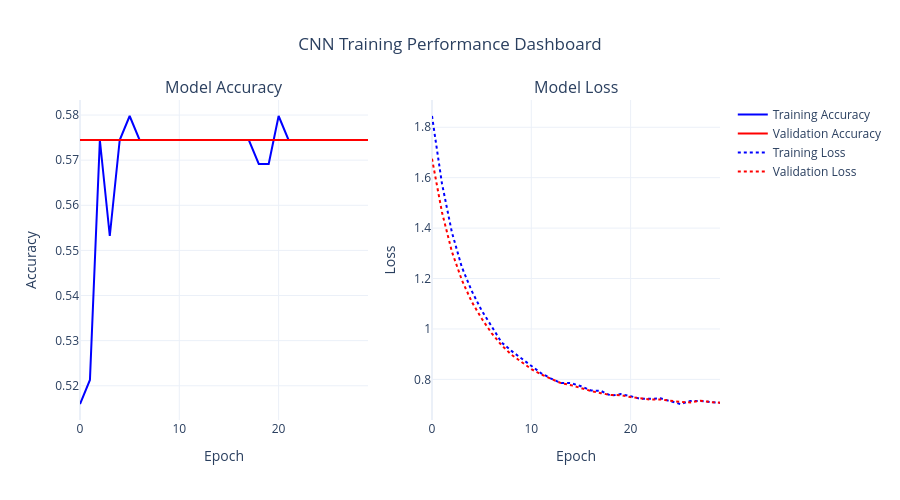

The notebook cell saved with this chart:
### Code cell
import matplotlib.pyplot as plt
from tensorflow.keras.callbacks import EarlyStopping, ModelCheckpoint
import plotly.graph_objects as go
from plotly.subplots import make_subplots


print("--- Initializing Training Protocol ---")

# 1. Define the Callbacks (The Safety Nets)
early_stop = EarlyStopping(
    monitor='val_loss', 
    patience=5, # Wait 5 epochs without improvement before stopping
    restore_best_weights=True,
    verbose=1
)

checkpoint = ModelCheckpoint(
    filepath="best_alzheimer_cnn.keras",
    monitor="val_accuracy",
    save_best_only=True,
    verbose=1
)

# 2. Execute the Training Loop
EPOCHS = 30 # Maximum number of rounds

print(f"Commencing training for up to {EPOCHS} Epochs...")

history = model.fit(
    train_generator,
    epochs=EPOCHS,
    validation_data=val_generator,
    callbacks=[early_stop, checkpoint]
)

print("\n--- Training Complete ---")

print("Generating Interactive Plotly Dashboard...")

# 1. Create a 1x2 subplot layout
fig = make_subplots(
    rows=1, cols=2, 
    subplot_titles=('Model Accuracy', 'Model Loss')
)

# 2. Add Accuracy Traces (Left Graph)
fig.add_trace(
    go.Scatter(
        y=history.history['accuracy'], 
        mode='lines', 
        name='Training Accuracy', 
        line=dict(color='blue')
    ),
    row=1, col=1
)
fig.add_trace(
    go.Scatter(
        y=history.history['val_accuracy'], 
        mode='lines', 
        name='Validation Accuracy', 
        line=dict(color='red')
    ),
    row=1, col=1
)

# 3. Add Loss Traces (Right Graph)
fig.add_trace(
    go.Scatter(
        y=history.history['loss'], 
        mode='lines', 
        name='Training Loss', 
        line=dict(color='blue', dash='dot') # Dashed line for distinction
    ),
    row=1, col=2
)
fig.add_trace(
    go.Scatter(
        y=history.history['val_loss'], 
        mode='lines', 
        name='Validation Loss', 
        line=dict(color='red', dash='dot')
    ),
    row=1, col=2
)

# 4. Professional Layout Formatting
fig.update_layout(
    title_text='CNN Training Performance Dashboard',
    title_x=0.5, # Center the title
    template='plotly_white',
    hovermode='x unified', # Shows all data points for an epoch on hover
    showlegend=True,
    height=500
)

# Set axes titles
fig.update_xaxes(title_text='Epoch', row=1, col=1)
fig.update_xaxes(title_text='Epoch', row=1, col=2)
fig.update_yaxes(title_text='Accuracy', row=1, col=1)
fig.update_yaxes(title_text='Loss', row=1, col=2)

# 5. Render the interactive plot
fig.show()

### Figure 1 — Plotly figure (JSON) as saved in the notebook; plotly's stock layout.template omitted (floating-point values rounded to 4 significant figures)
{"data": [{"line": {"color": "blue"}, "mode": "lines", "name": "Training Accuracy", "type": "scatter", "xaxis": "x", "y": [0.516, 0.5213, 0.5745, 0.5532, 0.5745, 0.5798, 0.5745, 0.5745, 0.5745, 0.5745, 0.5745, 0.5745, 0.5745, 0.5745, 0.5745, 0.5745, 0.5745, 0.5745, 0.5691, 0.5691, 0.5798, 0.5745, 0.5745, 0.5745, 0.5745, 0.5745, 0.5745, 0.5745, 0.5745, 0.5745], "yaxis": "y"}, {"line": {"color": "red"}, "mode": "lines", "name": "Validation Accuracy", "type": "scatter", "xaxis": "x", "y": [0.5745, 0.5745, 0.5745, 0.5745, 0.5745, 0.5745, 0.5745, 0.5745, 0.5745, 0.5745, 0.5745, 0.5745, 0.5745, 0.5745, 0.5745, 0.5745, 0.5745, 0.5745, 0.5745, 0.5745, 0.5745, 0.5745, 0.5745, 0.5745, 0.5745, 0.5745, 0.5745, 0.5745, 0.5745, 0.5745], "yaxis": "y"}, {"line": {"color": "blue", "dash": "dot"}, "mode": "lines", "name": "Training Loss", "type": "scatter", "xaxis": "x2", "y": [1.845, 1.578, 1.384, 1.246, 1.151, 1.073, 1.011, 0.947, 0.9129, 0.883, 0.852, 0.824, 0.8031, 0.7855, 0.7853, 0.7726, 0.7561, 0.7545, 0.7354, 0.7415, 0.7335, 0.7226, 0.723, 0.7246, 0.7135, 0.7023, 0.7143, 0.7149, 0.7103, 0.7069], "yaxis": "y2"}, {"line": {"color": "red", "dash": "dot"}, "mode": "lines", "name": "Validation Loss", "type": "scatter", "xaxis": "x2", "y": [1.675, 1.464, 1.307, 1.194, 1.108, 1.041, 0.9833, 0.9357, 0.8978, 0.8682, 0.8408, 0.8194, 0.8008, 0.7848, 0.7771, 0.7645, 0.7539, 0.7452, 0.7381, 0.7372, 0.7297, 0.7251, 0.7195, 0.7205, 0.7154, 0.7105, 0.7086, 0.7152, 0.7103, 0.7071], "yaxis": "y2"}], "layout": {"annotations": [{"font": {"size": 16}, "showarrow": false, "text": "Model Accuracy", "x": 0.225, "xanchor": "center", "xref": "paper", "y": 1, "yanchor": "bottom", "yref": "paper"}, {"font": {"size": 16}, "showarrow": false, "text": "Model Loss", "x": 0.775, "xanchor": "center", "xref": "paper", "y": 1, "yanchor": "bottom", "yref": "paper"}], "height": 500, "hovermode": "x unified", "showlegend": true, "title": {"text": "CNN Training Performance Dashboard", "x": 0.5}, "xaxis": {"anchor": "y", "domain": [0, 0.45], "title": {"text": "Epoch"}}, "xaxis2": {"anchor": "y2", "domain": [0.55, 1], "title": {"text": "Epoch"}}, "yaxis": {"anchor": "x", "domain": [0, 1], "title": {"text": "Accuracy"}}, "yaxis2": {"anchor": "x2", "domain": [0, 1], "title": {"text": "Loss"}}}}
